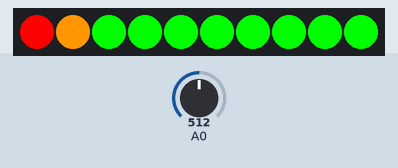
Simulated run of this sketch. Board: Arduino Uno, built with avr-gcc and run on an emulated ATmega328P. On the bench: 10 RGB LEDs in strip order, left to right. The test bench sets the inputs (shaded band); at power-on: A0 = 512.

Above: at 0.1 s.
At 1.3 s:
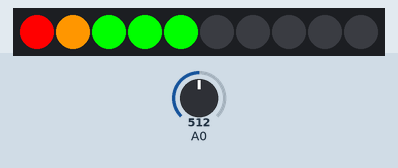

The sketch:

MARK_Voltage_Divider.ino
```cpp
/*
   Description : the led bar indicate the batterie level.
   more informations : http://wiki.seeedstudio.com/Grove-Voltage_Divider/
*/

#include <Grove_LED_Bar.h>

Grove_LED_Bar bar(5, 4, 0);  // Clock pin, Data pin, Orientation
long sumVoltage = 0;

byte ledbar;

void setup()
{
  Serial.begin(9600); //Initialisation of serial connection.
  bar.begin();  //Initialisation of LED bar
  bar.setBits(0x3ff);
  delay(1000);
  bar.setBits(0x0);
}

void loop()
{
  long  sumVoltage = 0; //Variable for average

  //measure voltage 100 times
  for (int i = 0; i < 100; i++)
  {
    sumVoltage = analogRead(A0) + sumVoltage;
    delay(2);
  }
  sumVoltage = sumVoltage / 100; //divise all measure to have
  sumVoltage = (3 * sumVoltage * 4980 / 1023.00); //set gain to 3
  sumVoltage =  map(sumVoltage, 6000, 8500, 0, 10); //6000 mV (min voltage for 2 cell battery) to 8500mV (max)
  bar.setLevel(sumVoltage); //print value on LED bar

  delay(100);
}
```
